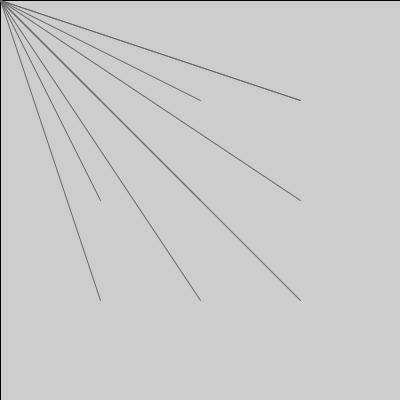
Frame 1 (no input)
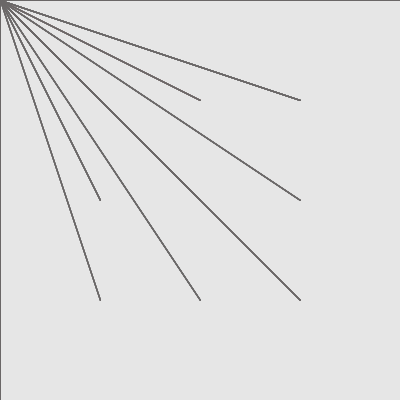
Frame 60 (the mouse pressed at the canvas centre just before this capture)
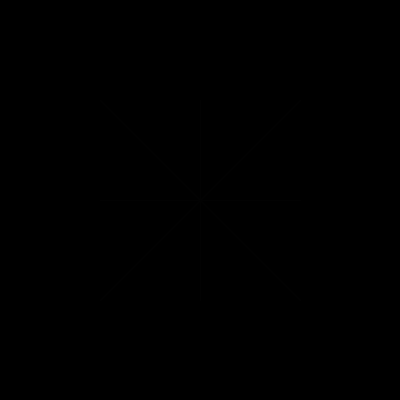
Frame 120 (the mouse held since frame 60 and released just before this capture)

The Processing sketch that drew these frames (run headless with seeded random() and noise(); from frame 60 on, the mouse is pressed at the canvas centre):

// Processing sketch: processing_42085
// ── processing_42085.pde

void setup() {
  size(400, 400);
}

void draw() {
  fill(250, 5);
  rect(0, 0, width, height);
  stroke(106, 103, 103);
  strokeWeight(1);
  fill(106, 103, 103);
  line(200, 200, mouseX, mouseY);
  line(100, 100, mouseX, mouseY);
  line(300, 100, mouseX, mouseY);
  line(200, 100, mouseX, mouseY);
  line(100, 300, mouseX, mouseY);
  line(100, 200, mouseX, mouseY);
  line(300, 100, mouseX, mouseY);
  line(200, 300, mouseX, mouseY);
  line(300, 300, mouseX, mouseY);
  line(300, 200, mouseX, mouseY);
  if (mousePressed) {
    fill(0, 250);
    noStroke();
    rect(0, 0, width, height);
  };
}
  
